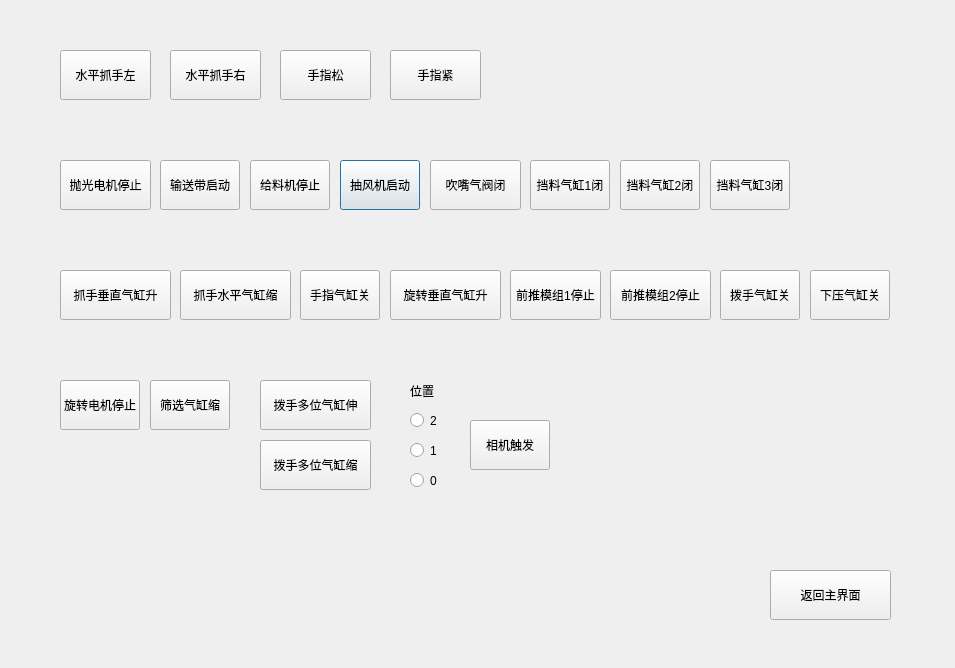
<?xml version="1.0" encoding="UTF-8"?>
<ui version="4.0">
 <class>TestDialog</class>
 <widget class="QDialog" name="TestDialog">
  <property name="geometry">
   <rect>
    <x>0</x>
    <y>0</y>
    <width>955</width>
    <height>668</height>
   </rect>
  </property>
  <property name="windowTitle">
   <string>关于</string>
  </property>
  <property name="windowIcon">
   <iconset resource="hello.qrc">
    <normaloff>:/logo/Resources/fivision.ico</normaloff>:/logo/Resources/fivision.ico</iconset>
  </property>
  <widget class="QPushButton" name="btn3">
   <property name="geometry">
    <rect>
     <x>340</x>
     <y>160</y>
     <width>80</width>
     <height>50</height>
    </rect>
   </property>
   <property name="text">
    <string>抽风机启动</string>
   </property>
   <property name="default">
    <bool>false</bool>
   </property>
   <property name="flat">
    <bool>false</bool>
   </property>
  </widget>
  <widget class="QPushButton" name="btn4">
   <property name="geometry">
    <rect>
     <x>250</x>
     <y>160</y>
     <width>80</width>
     <height>50</height>
    </rect>
   </property>
   <property name="text">
    <string>给料机停止</string>
   </property>
   <property name="default">
    <bool>false</bool>
   </property>
  </widget>
  <widget class="QPushButton" name="btn1">
   <property name="geometry">
    <rect>
     <x>60</x>
     <y>160</y>
     <width>91</width>
     <height>50</height>
    </rect>
   </property>
   <property name="text">
    <string>抛光电机停止</string>
   </property>
  </widget>
  <widget class="QPushButton" name="btn2">
   <property name="geometry">
    <rect>
     <x>160</x>
     <y>160</y>
     <width>80</width>
     <height>50</height>
    </rect>
   </property>
   <property name="text">
    <string>输送带启动</string>
   </property>
   <property name="flat">
    <bool>false</bool>
   </property>
  </widget>
  <widget class="QPushButton" name="btn3_2">
   <property name="geometry">
    <rect>
     <x>710</x>
     <y>160</y>
     <width>80</width>
     <height>50</height>
    </rect>
   </property>
   <property name="text">
    <string>挡料气缸3闭</string>
   </property>
   <property name="default">
    <bool>false</bool>
   </property>
   <property name="flat">
    <bool>false</bool>
   </property>
  </widget>
  <widget class="QPushButton" name="btn4_2">
   <property name="geometry">
    <rect>
     <x>620</x>
     <y>160</y>
     <width>80</width>
     <height>50</height>
    </rect>
   </property>
   <property name="text">
    <string>挡料气缸2闭</string>
   </property>
   <property name="default">
    <bool>false</bool>
   </property>
  </widget>
  <widget class="QPushButton" name="btn1_2">
   <property name="geometry">
    <rect>
     <x>430</x>
     <y>160</y>
     <width>91</width>
     <height>50</height>
    </rect>
   </property>
   <property name="text">
    <string>吹嘴气阀闭</string>
   </property>
  </widget>
  <widget class="QPushButton" name="btn2_2">
   <property name="geometry">
    <rect>
     <x>530</x>
     <y>160</y>
     <width>80</width>
     <height>50</height>
    </rect>
   </property>
   <property name="text">
    <string>挡料气缸1闭</string>
   </property>
   <property name="flat">
    <bool>false</bool>
   </property>
  </widget>
  <widget class="QPushButton" name="btn3_3">
   <property name="geometry">
    <rect>
     <x>810</x>
     <y>270</y>
     <width>80</width>
     <height>50</height>
    </rect>
   </property>
   <property name="text">
    <string>下压气缸关</string>
   </property>
   <property name="default">
    <bool>false</bool>
   </property>
   <property name="flat">
    <bool>false</bool>
   </property>
  </widget>
  <widget class="QPushButton" name="btn4_3">
   <property name="geometry">
    <rect>
     <x>300</x>
     <y>270</y>
     <width>80</width>
     <height>50</height>
    </rect>
   </property>
   <property name="text">
    <string>手指气缸关</string>
   </property>
   <property name="default">
    <bool>false</bool>
   </property>
  </widget>
  <widget class="QPushButton" name="btn4_4">
   <property name="geometry">
    <rect>
     <x>720</x>
     <y>270</y>
     <width>80</width>
     <height>50</height>
    </rect>
   </property>
   <property name="text">
    <string>拨手气缸关</string>
   </property>
   <property name="default">
    <bool>false</bool>
   </property>
  </widget>
  <widget class="QPushButton" name="btn1_3">
   <property name="geometry">
    <rect>
     <x>60</x>
     <y>270</y>
     <width>111</width>
     <height>50</height>
    </rect>
   </property>
   <property name="text">
    <string>抓手垂直气缸升</string>
   </property>
  </widget>
  <widget class="QPushButton" name="btn2_3">
   <property name="geometry">
    <rect>
     <x>180</x>
     <y>270</y>
     <width>111</width>
     <height>50</height>
    </rect>
   </property>
   <property name="text">
    <string>抓手水平气缸缩</string>
   </property>
   <property name="flat">
    <bool>false</bool>
   </property>
  </widget>
  <widget class="QPushButton" name="btn1_4">
   <property name="geometry">
    <rect>
     <x>510</x>
     <y>270</y>
     <width>91</width>
     <height>50</height>
    </rect>
   </property>
   <property name="text">
    <string>前推模组1停止</string>
   </property>
  </widget>
  <widget class="QPushButton" name="btn2_4">
   <property name="geometry">
    <rect>
     <x>610</x>
     <y>270</y>
     <width>101</width>
     <height>50</height>
    </rect>
   </property>
   <property name="text">
    <string>前推模组2停止</string>
   </property>
   <property name="flat">
    <bool>false</bool>
   </property>
  </widget>
  <widget class="QPushButton" name="btn3_4">
   <property name="geometry">
    <rect>
     <x>390</x>
     <y>270</y>
     <width>111</width>
     <height>50</height>
    </rect>
   </property>
   <property name="text">
    <string>旋转垂直气缸升</string>
   </property>
   <property name="default">
    <bool>false</bool>
   </property>
   <property name="flat">
    <bool>false</bool>
   </property>
  </widget>
  <widget class="QPushButton" name="btn3_5">
   <property name="geometry">
    <rect>
     <x>150</x>
     <y>380</y>
     <width>80</width>
     <height>50</height>
    </rect>
   </property>
   <property name="text">
    <string>筛选气缸缩</string>
   </property>
   <property name="default">
    <bool>false</bool>
   </property>
   <property name="flat">
    <bool>false</bool>
   </property>
  </widget>
  <widget class="QPushButton" name="btn4_5">
   <property name="geometry">
    <rect>
     <x>60</x>
     <y>380</y>
     <width>80</width>
     <height>50</height>
    </rect>
   </property>
   <property name="text">
    <string>旋转电机停止</string>
   </property>
   <property name="default">
    <bool>false</bool>
   </property>
  </widget>
  <widget class="QPushButton" name="btn2_5">
   <property name="geometry">
    <rect>
     <x>260</x>
     <y>380</y>
     <width>111</width>
     <height>50</height>
    </rect>
   </property>
   <property name="text">
    <string>拨手多位气缸伸</string>
   </property>
   <property name="flat">
    <bool>false</bool>
   </property>
  </widget>
  <widget class="QPushButton" name="btn2_6">
   <property name="geometry">
    <rect>
     <x>260</x>
     <y>440</y>
     <width>111</width>
     <height>50</height>
    </rect>
   </property>
   <property name="text">
    <string>拨手多位气缸缩</string>
   </property>
   <property name="flat">
    <bool>false</bool>
   </property>
  </widget>
  <widget class="QRadioButton" name="radioButton">
   <property name="geometry">
    <rect>
     <x>410</x>
     <y>410</y>
     <width>61</width>
     <height>21</height>
    </rect>
   </property>
   <property name="text">
    <string>2</string>
   </property>
  </widget>
  <widget class="QRadioButton" name="radioButton_2">
   <property name="geometry">
    <rect>
     <x>410</x>
     <y>440</y>
     <width>61</width>
     <height>21</height>
    </rect>
   </property>
   <property name="text">
    <string>1</string>
   </property>
  </widget>
  <widget class="QRadioButton" name="radioButton_3">
   <property name="geometry">
    <rect>
     <x>410</x>
     <y>470</y>
     <width>61</width>
     <height>21</height>
    </rect>
   </property>
   <property name="text">
    <string>0</string>
   </property>
  </widget>
  <widget class="QLabel" name="label">
   <property name="geometry">
    <rect>
     <x>410</x>
     <y>380</y>
     <width>54</width>
     <height>21</height>
    </rect>
   </property>
   <property name="text">
    <string>位置</string>
   </property>
  </widget>
  <widget class="QPushButton" name="btn3_6">
   <property name="geometry">
    <rect>
     <x>470</x>
     <y>420</y>
     <width>80</width>
     <height>50</height>
    </rect>
   </property>
   <property name="text">
    <string>相机触发</string>
   </property>
   <property name="default">
    <bool>false</bool>
   </property>
   <property name="flat">
    <bool>false</bool>
   </property>
  </widget>
  <widget class="QPushButton" name="btn_return">
   <property name="geometry">
    <rect>
     <x>770</x>
     <y>570</y>
     <width>121</width>
     <height>50</height>
    </rect>
   </property>
   <property name="text">
    <string>返回主界面</string>
   </property>
   <property name="default">
    <bool>false</bool>
   </property>
   <property name="flat">
    <bool>false</bool>
   </property>
  </widget>
  <widget class="QPushButton" name="btn_shuiping_zhuashou_left">
   <property name="geometry">
    <rect>
     <x>60</x>
     <y>50</y>
     <width>91</width>
     <height>50</height>
    </rect>
   </property>
   <property name="text">
    <string>水平抓手左</string>
   </property>
  </widget>
  <widget class="QPushButton" name="btn_shuiping_zhuashou_right">
   <property name="geometry">
    <rect>
     <x>170</x>
     <y>50</y>
     <width>91</width>
     <height>50</height>
    </rect>
   </property>
   <property name="text">
    <string>水平抓手右</string>
   </property>
  </widget>
  <widget class="QPushButton" name="btn_hand_close">
   <property name="geometry">
    <rect>
     <x>390</x>
     <y>50</y>
     <width>91</width>
     <height>50</height>
    </rect>
   </property>
   <property name="text">
    <string>手指紧</string>
   </property>
  </widget>
  <widget class="QPushButton" name="btn_hand_open">
   <property name="geometry">
    <rect>
     <x>280</x>
     <y>50</y>
     <width>91</width>
     <height>50</height>
    </rect>
   </property>
   <property name="text">
    <string>手指松</string>
   </property>
  </widget>
 </widget>
 <resources>
  <include location="hello.qrc"/>
 </resources>
 <connections/>
</ui>
